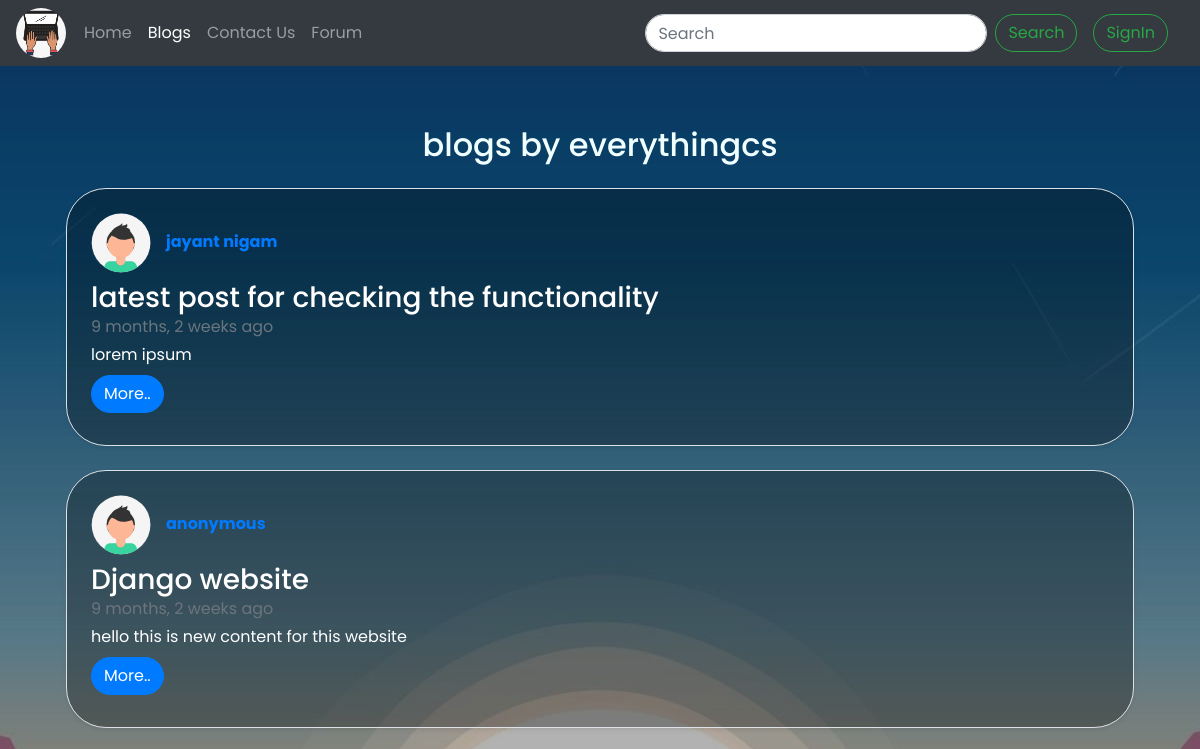
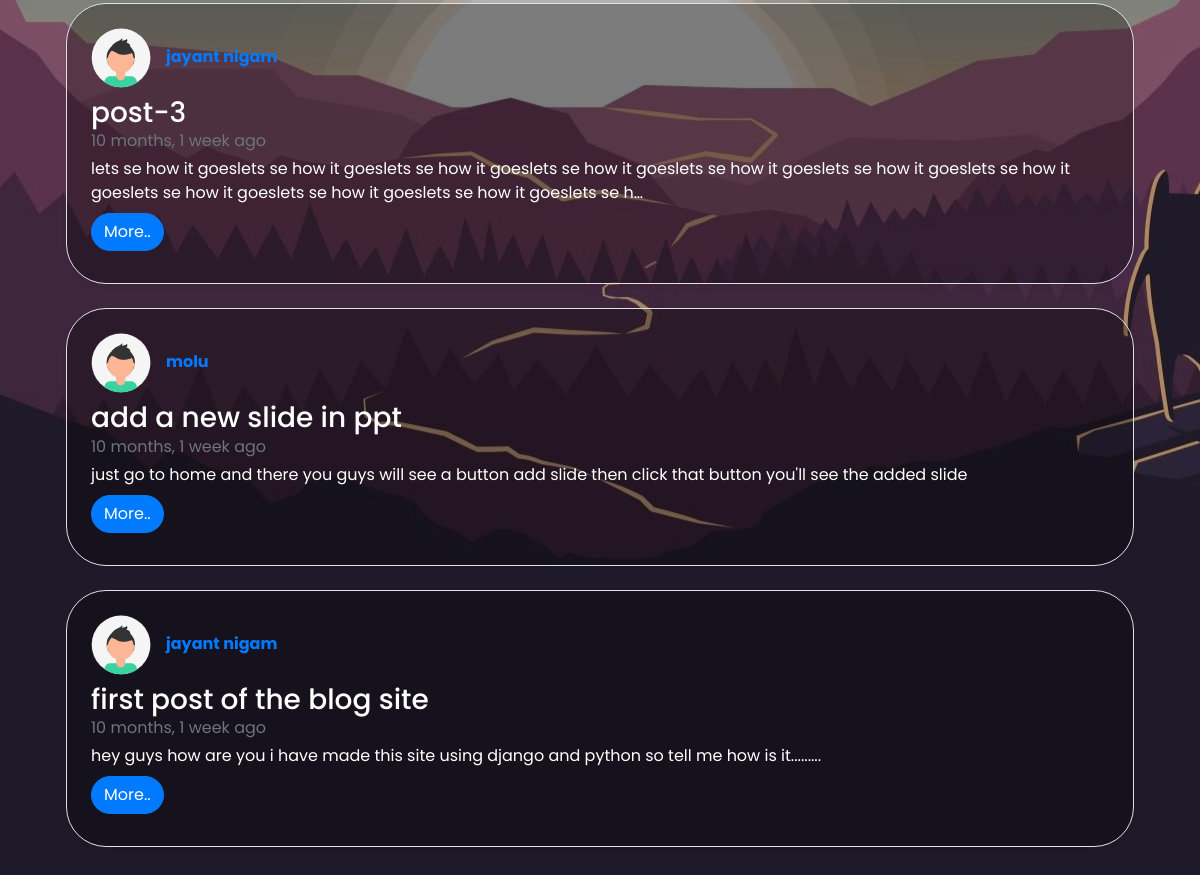
The page /blog/ on the database as committed earlier (2 pictures, top to bottom).
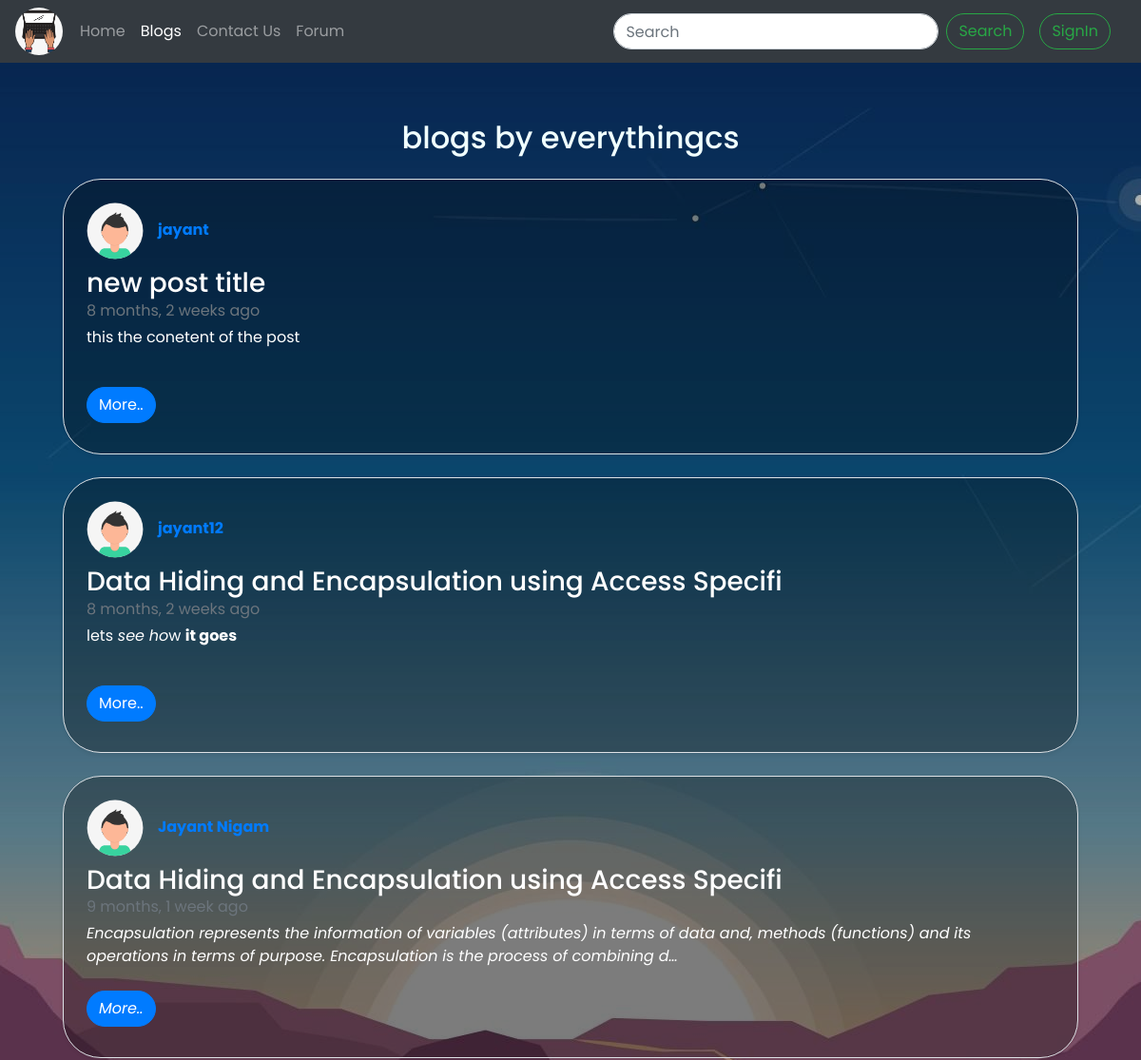
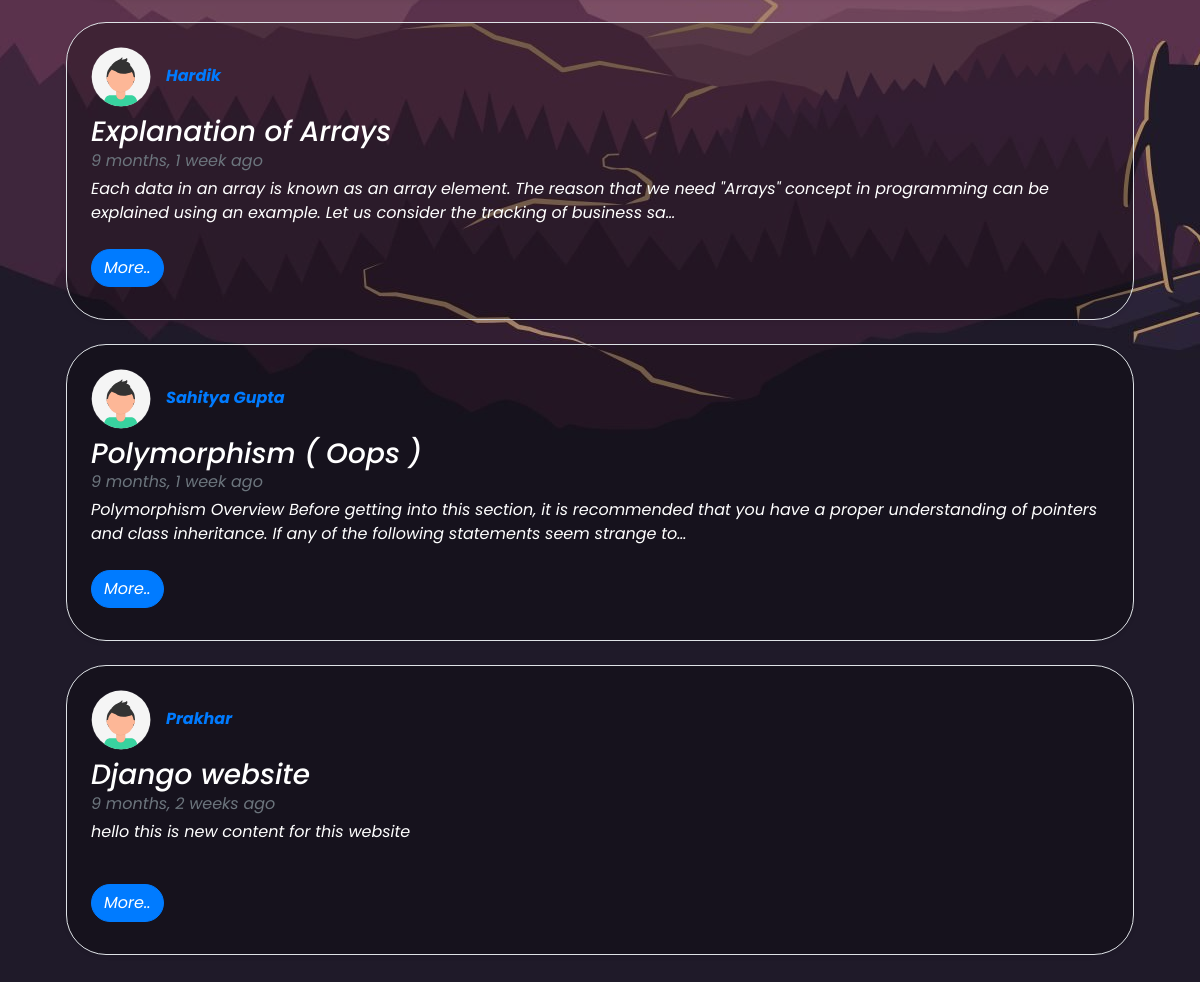
The same page on the database as committed later (2 pictures, top to bottom).
### blog/models.py (models this page shows, shortened)
class Post(models.Model):
    sno = models.AutoField(primary_key=True)
    title = models.CharField(max_length=50)
    content = RichTextField(blank=True, null=True)
    author = models.CharField(max_length=50)
    slug = models.CharField(max_length=200)
    timeStamp = models.DateTimeField(auto_now_add=True)
    class Meta:
        ordering = ['-timeStamp']

### blog/views.py (the view)
# urls.py: path('', views.blogHome, name='home'),
def blogHome(request):
    allpost = Post.objects.all()
    context = {'allposts': allpost}
    return render(request, 'blog/blogHome.html', context)

### templates/blog/blogHome.html (shortened to what this page needs)
{% extends 'base.html' %}
{% load static %}
{% block head %}
<link rel="stylesheet" href="{% static 'blogHome.css' %}">
{% endblock head %}
{% block blogactive %}active {% endblock blogactive %}
{% block body %}
<div class="contact-container">
  <h2 class="text-center my-4" style="color: azure;">blogs by everythingcs</h2>
  <div class="container">
    {% for post in allposts %}
    <div class="col-md-12">
      <div class="row no-gutters border rounded overflow-hidden flex-md-row mb-4 shadow-sm h-md-250 position-relative"
        id='abc'>
        <div class="col p-4 d-flex flex-column position-static">
          <strong class="d-inline-block mb-2 text-primary"><img src="/static/images/avatar.svg" alt="" height="60px"
              style="margin-right: 15px;">{{post.author}}</strong>
          <h3 class="mb-0">{{post.title}}</h3>
          <div class="mb-1 text-muted">{{post.timeStamp|timesince}} ago</div>
          <p class="card-text mb-auto">{{post.content|truncatechars:200|safe}}</p>
          <div class="my-2">
            <a href="/blog/{{post.slug}}" role="button" class="btn btn-primary">More..</a>
          </div>
        </div>
      </div>
    </div>
    {% endfor %}
  </div>
</div>
{% endblock body %}

### templates/base.html (shortened to what this page needs)
{% load static %}
<!DOCTYPE html>
<html lang="en">
<head>
  <link rel="stylesheet" href="{% static '/base.css' %}">
  <link rel="stylesheet" href="https://stackpath.bootstrapcdn.com/bootstrap/4.5.2/css/bootstrap.min.css"
>
  {% block head %}
  {% endblock head %}
</head>
<body>
  <nav class="navbar navbar-expand-lg navbar-dark bg-dark">
    <a href="/"><img src="{% static '/images/logo.png' %}" width="50px" height="50px"
        style="border-radius: 50px; margin-right: 10px;"></a>
    <div class="collapse navbar-collapse" id="navbarSupportedContent">
      <ul class="navbar-nav mr-auto">
        <li class="nav-item {% block homeactive %}
          {% endblock homeactive %}">
          <a class="nav-link" href="/">Home <span class="sr-only">(current)</span></a>
        </li>
        <li class="nav-item {% block blogactive %}
          {% endblock blogactive %}">
          <a class="nav-link" href="/blog">Blogs</a>
        </li>
        <li class="nav-item {% block contactactive %}
           {% endblock contactactive %}">
          <a class="nav-link" href="/contact">Contact Us</a>
        </li>
        <li class="nav-item {% block doubtactive %}
           {% endblock doubtactive %}">
          <a class="nav-link" href="{% url 'all-questions' %}">Forum</a>
        </li>
      </ul>
      <form method='get' action='/search' class="form-inline my-2 my-lg-0">
        <input class="form-control mr-sm-2" style="border-radius: 50px;" type="search" placeholder="Search"
          aria-label="Search" name='query' id='search' />
        <button class="btn btn-outline-success my-2 my-sm-0 mr-3" type="submit">
          Search
        </button>
      </form>
      {% if user.is_authenticated %}
      <div class="btn-group">
        <button type="button" class="btn btn-danger dropdown-toggle" data-toggle="dropdown" aria-haspopup="true"
          aria-expanded="false" id='user-button'>
          {{request.user}}
        </button>
        <div class="dropdown-menu" id="dropdown-box">
          <a class="dropdown-item" href="/logout" id='logout-link'>logout</a>
          <a class="dropdown-item" href="/blog/addblog" id='addblog-link'>add blog</a>
        </div>
      </div>
      {% else %}
      <a class="btn btn-outline-success my-2 my-sm-0 mr-3" href="/loginpage" role="button">SignIn</a>
      {% endif %}
    </div>
  </nav>
  {% block body %} {% endblock body %}
</body>
</html>

### static/base.css (style rules this page uses)
body { margin: 0px !important; font-family: 'Poppins', sans-serif !important; font-size: 1rem !important; background:url("/static/images/vector-purple.jpg"); background-repeat: repeat; background-blend-mode: darken; background-position: center; }
.btn { border-radius: 50px !important; }

### static/blogHome.css (style rules this page uses)
#abc { background: rgba(0, 0, 0, .3); border-radius: 40px !important; color: rgb(255, 255, 255); }
.contact-container { background: rgba(0, 0, 0, 0.3); padding: 3%; }

Rows that differ between the two databases and show on the page:
removed Post: author "jayant nigam", title "latest post for checking the functionality", timeStamp "9 months, 2 weeks", content "lorem ipsum"
removed Post: author "jayant nigam", title "post-3", timeStamp "10 months, 1 week", content "lets se how it goeslets se how it goeslets se how it goeslets se how it goeslets se how it goeslets se how it goeslets se how it goeslets se how it goeslets se how it goeslets se how it goeslets se h…"
removed Post: author "molu", title "add a new slide in ppt", timeStamp "10 months, 1 week", content "just go to home and there you guys will see a button add slide then click that button you'll see the added slide"
removed Post: author "jayant nigam", title "first post of the blog site", timeStamp "10 months, 1 week", content "hey guys how are you i have made this site using django and python so tell me how is it........."
added Post: author "jayant", title "new post title", timeStamp "8 months, 2 weeks", content "this the conetent of the post"
added Post: author "jayant12", title "Data Hiding and Encapsulation using Access Specifi", timeStamp "8 months, 2 weeks", content "lets see ho w it goes"
added Post: author "Jayant Nigam", title "Data Hiding and Encapsulation using Access Specifi", timeStamp "9 months, 1 week", content "Encapsulation represents the information of variables (attributes) in terms of data and, methods (functions) and its operations in terms of purpose. Encapsulation is the process of combining d…"
added Post: author "Hardik", title "Explanation of Arrays", timeStamp "9 months, 1 week", content "Each data in an array is known as an array element. The reason that we need \"Arrays\" concept in programming can be explained using an example. Let us consider the tracking of business sa…"
added Post: author "Sahitya Gupta", title "Polymorphism ( Oops )", timeStamp "9 months, 1 week", content "Polymorphism Overview Before getting into this section, it is recommended that you have a proper understanding of pointers and class inheritance. If any of the following statements seem strange to…"
changed Post "Django website": author "anonymous" → "Prakhar"
